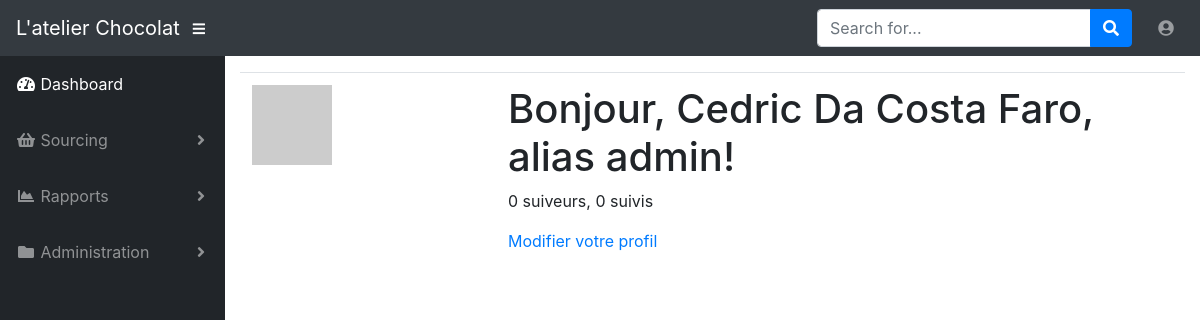
The app's page /user/admin (signed in) with its own data.
### app/models.py (models this page shows, shortened)
class User(UserMixin, db.Model):
    id = db.Column(db.Integer, primary_key=True)
    username = db.Column(db.String(64), index=True, unique=True)
    first_name = db.Column(db.String(32), index=True)
    second_name = db.Column(db.String(32), index=True)
    email = db.Column(db.String(120), index=True, unique=True)
    about_me = db.Column(db.String(256))
    password_hash = db.Column(db.String(128))
    productions = db.relationship('Production', backref='author', lazy='dynamic')
    followed = db.relationship(
        'User', secondary=followers,
        primaryjoin=(followers.c.follower_id == id),
        secondaryjoin=(followers.c.followed_id == id),
        backref=db.backref('followers', lazy='dynamic'), lazy='dynamic')
    def avatar(self, size):
        digest = md5(self.email.lower().encode('utf-8')).hexdigest()
        return 'https://www.gravatar.com/avatar/{}?d=identicon&s={}'.format(digest, size)

### app/main/routes.py (the view)
@bp.route('/user/<username>')
@login_required
def user(username):
    user = User.query.filter_by(username=username).first_or_404()
    page = request.args.get('page', 1, type=int)
    productions = user.productions.order_by(Production.timestamp.desc()).paginate(
        page, current_app.config['PRODUCTIONS_PER_PAGE'], False)
    next_url = url_for('main.user', username=user.username, page=productions.next_num) \
        if productions.has_next else None
    prev_url = url_for('main.user', username=user.username, page=productions.prev_num) \
        if productions.has_prev else None
    return render_template('users/user.html', user=user, productions=productions.items, next_url=next_url, prev_url=prev_url)

### app/models.py (called while the page is built)
@login.user_loader
def load_user(id):
    return User.query.get(int(id))

### app/templates/users/user.html
{% extends "base.html" %}
{% block app_content %}
    <table class="table table-hover">
        {% include 'users/_user.html' %}
    </table>
{% endblock %}

### app/templates/users/_user.html (shortened to what this page needs)
<table class="table table-hover">
    <tr>
        <td width="256px"><img src="{{ user.avatar(64) }}"></td>
        <td>
            <h1>Bonjour, {{ user.first_name }} {{ user.second_name }}, alias {{ user.username }}!</h1>
            <p>{{ user.followers.count() }} suiveurs, {{ user.followed.count() }} suivis</p>
            {% if user == current_user %}
                <p><a href="{{ url_for('main.edit_profile') }}">Modifier votre profil</a></p>
            {% elif not current_user.is_following(user) %}
                <p><a href="{{ url_for('main.follow', username=user.username) }}">Suivre</a></p>
            {% else %}
                <p><a href="{{ url_for('main.unfollow', username=user.username) }}">Ne plus suivre</a></p>
            {% endif %}
        </td>
    </tr>
</table>

### records on screen
User: first_name "Cedric", second_name "Da Costa Faro", username "admin"

### other values on screen
{{ user.followers.count() }} "0"
{{ user.followed.count() }} "0"
